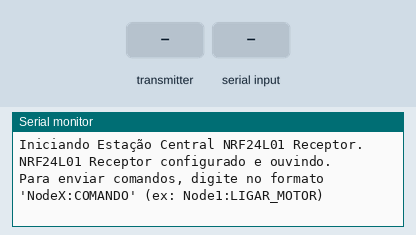
This sketch was run on a simulated Arduino Uno, built with avr-gcc and run on an emulated ATmega328P. On the bench: the last lines printed to the serial monitor. The test bench sets the inputs (shaded band). No radio packets arrive unless stated.

Above: at 1.2 s.
1.3 s: the transmitter starts sending nodeID = Node1
At 1.37 s:
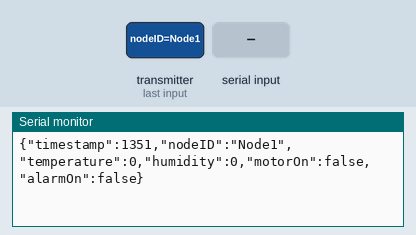
2.8 s: the transmitter starts sending motorOn = 1
At 2.87 s:
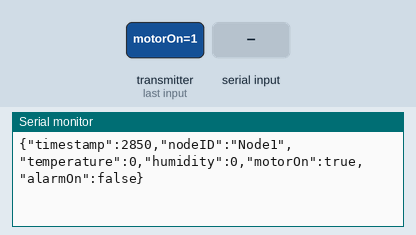
4.3 s: the transmitter starts sending alarmOn = 1
At 4.37 s:
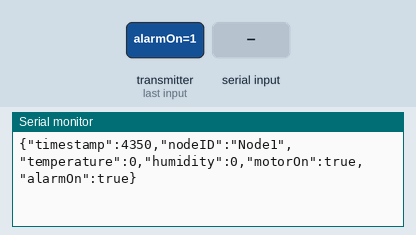
5.8 s: "Node1\n" received over Serial
7.3 s: the transmitter starts sending motorOn = 0
At 7.37 s:
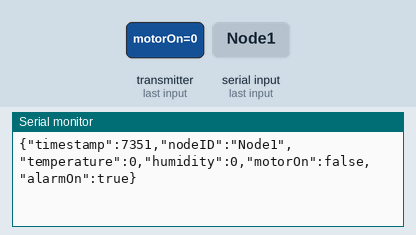

Measured:
- after the input at 1.3 s, the serial monitor: prints a new line at once (image 1)
- after the input at 2.8 s, the serial monitor: prints a new line at once (image 2)

The sketch:

receptor.ino
```cpp
// receptor.ino - Código para a Estação Central (Receptor)

#include <SPI.h>
#include <RF24.h>
#include <ArduinoJson.h>

// --- Configurações NRF24L01 ---
#define CE_PIN   9
#define CSN_PIN  10
RF24 radio(CE_PIN, CSN_PIN);

// Endereço único do receptor (para receber dados)
const byte receptorAddress[6] = "00000";

// Endereços de escrita para cada Node (para enviar comandos)
const byte nodeAddresses[][6] = {
  "00001", // Node1
  "00002", // Node2
  "00003"  // Node3
};

// --- Estrutura de Dados ---
struct SensorData {
  char nodeID[10];
  float temperature;
  float humidity;
  bool motorOn;
  bool alarmOn;
};
SensorData receivedData;

struct CommandData {
  char targetNodeID[10];
  char command[20];
};
CommandData commandToSend;

void setup() {
  Serial.begin(115200);
  Serial.println(F("Iniciando Estação Central NRF24L01 Receptor."));

  if (!radio.begin()) {
    Serial.println(F("Falha ao iniciar o módulo NRF24L01. Verifique as conexões."));
    while (1);
  }

  radio.setPALevel(RF24_PA_LOW);
  radio.setDataRate(RF24_250KBPS);
  radio.setChannel(100);

  // Abre apenas um pipe de leitura, que é o endereço do receptor
  radio.openReadingPipe(1, receptorAddress);
  radio.startListening();

  Serial.println(F("NRF24L01 Receptor configurado e ouvindo."));
  Serial.println(F("Para enviar comandos, digite no formato 'NodeX:COMANDO' (ex: Node1:LIGAR_MOTOR)"));
}

void loop() {
  readSensorData();
  processSerialCommands();
}

void readSensorData() {
  if (radio.available()) {
    radio.read(&receivedData, sizeof(SensorData));

    // Converte os dados recebidos para JSON e envia para a Serial
    StaticJsonDocument<200> doc;
    doc["timestamp"] = millis();
    doc["nodeID"] = receivedData.nodeID;
    doc["temperature"] = receivedData.temperature;
    doc["humidity"] = receivedData.humidity;
    doc["motorOn"] = receivedData.motorOn;
    doc["alarmOn"] = receivedData.alarmOn;

    serializeJson(doc, Serial);
    Serial.println();
  }
}

void processSerialCommands() {
  if (Serial.available()) {
    String input = Serial.readStringUntil('\n');
    input.trim();

    int colonIndex = input.indexOf(':');
    if (colonIndex > 0) {
      String targetNode = input.substring(0, colonIndex);
      String command = input.substring(colonIndex + 1);

      targetNode.toCharArray(commandToSend.targetNodeID, 10);
      command.toCharArray(commandToSend.command, 20);

      int targetNodeIndex = -1;
      if (targetNode == "Node1") targetNodeIndex = 0;
      else if (targetNode == "Node2") targetNodeIndex = 1;
      else if (targetNode == "Node3") targetNodeIndex = 2;

      if (targetNodeIndex != -1) {
        radio.stopListening();
        radio.openWritingPipe(nodeAddresses[targetNodeIndex]);
        if (radio.write(&commandToSend, sizeof(CommandData))) {
          Serial.print(F("Comando '"));
          Serial.print(command);
          Serial.print(F("' enviado para "));
          Serial.println(targetNode);
        } else {
          Serial.print(F("Falha ao enviar comando '"));
          Serial.print(command);
          Serial.print(F("' para "));
          Serial.println(targetNode);
        }
        radio.startListening();
      } else {
        Serial.println(F("ID de nó inválido. Formato: NodeX:COMANDO"));
      }
    } else {
      Serial.println(F("Formato de comando inválido. Use NodeX:COMANDO"));
    }
  }
}
```
